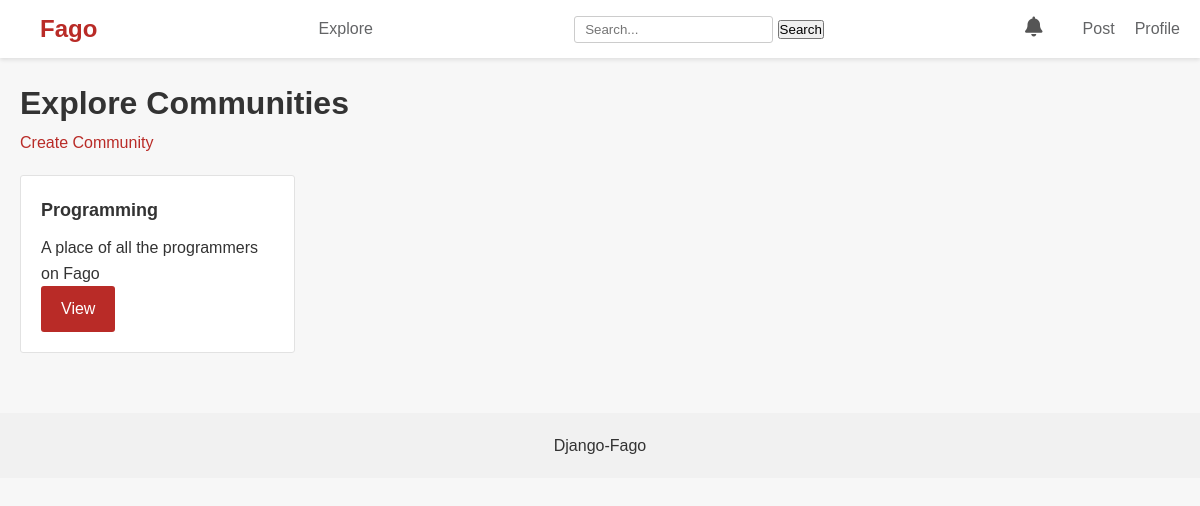
Screenshot of /c/explore/ (signed in) with the database file from the repository.
### communities/models.py (models this page shows, shortened)
class Community(models.Model):
    name = models.CharField(max_length=100, unique=True)
    description = models.TextField()
    owner = models.ForeignKey(User, on_delete=models.SET_NULL, null=True)
    members = models.ManyToManyField(User, related_name='communities')

### communities/views.py (the view)
# urls.py: path('explore/', views.explore, name='explore-communities'),
def explore(request):
    communities = Community.objects.all()
    context = {
        'communities': communities
    }
    return render(request, 'communities/explore.html', context=context)

### communities/templates/communities/explore.html (shortened to what this page needs)
{% extends 'posts/base.html' %}
{% block content %}
<main class="container">
    <h1>Explore Communities</h1><a href="{% url 'create-community' %}" class="hi">Create Community</a>
    <div class="communities">
        {% for community in communities %}
        <div class="community-card">
            <h2>{{ community.name }}</h2>
            <p>{{ community.description }}</p>
                {% if community in user.communities.all %}
                <a href="{% url 'community' community.name %}" class="btn">View</a>
                {% else %}
                <a href="{% url 'join-community' community.name %}" class="btn">Join Community</a>
                {% endif %}
        </div>
        {% endfor %}
    </div>
</main>
{% endblock %}

### static/css/style.css (style rules this page uses)
* { margin: 0; padding: 0; box-sizing: border-box; }
body { font-family: Arial, sans-serif; line-height: 1.6; color: #333; background-color: #f7f7f7; }
.container { max-width: 1200px; margin: 0 auto; padding: 20px; }
.communities { display: grid; grid-template-columns: repeat(auto-fill, minmax(250px, 1fr)); gap: 20px; margin-top: 20px; }
.community-card { background-color: #fff; border: 1px solid #e2e2e2; border-radius: 3px; padding: 20px; }
.community-card h2 { font-size: 18px; margin-bottom: 10px; }
.btn { display: inline-block; background-color: #b92b27; color: #fff; padding: 10px 20px; border: none; border-radius: 3px; cursor: pointer; text-decoration: none; }
.hi { text-decoration: none; color: #b92b27; }

### rows the page displays
Community: name "Programming", description "A place of all the programmers on Fago", shows "View"
